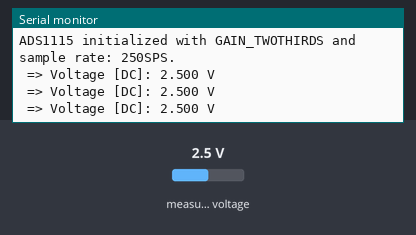
Bench run of a sketch on a simulated ESP8266 (NodeMCU). Parts: the last lines printed to the serial monitor. Inputs (shaded band) come from the test bench; at power-on: measured voltage 2.5 V.

Above: at 1.3 s.
1.4 s: measured voltage set to 0.1 V
At 1.87 s:
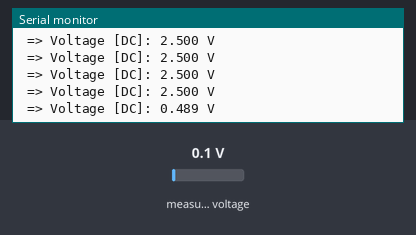
2.9 s: measured voltage set to 1.2 V
At 3.09 s:
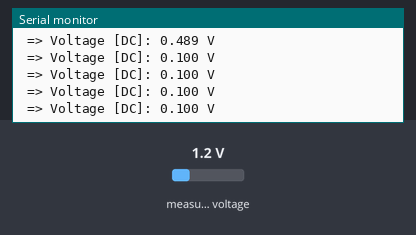
Timing chart, 0 to 5.9 s (numbered marks = the images above; inputs shaded):
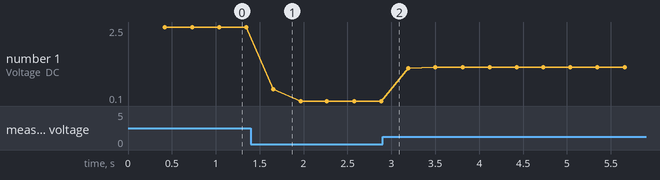

The sketch:

ADS1115_I2C_compute_DC.ino
```cpp
#include <Wire.h>
#include <Adafruit_ADS1X15.h>

//Definir las velocidades I2C
#define I2C_BIT_RATE_400KHZ             400000
#define I2C_BIT_RATE_100KHZ             100000

/*
  En la placa ESP8266:
  SDA D2 (GPIO4)
  SCL D1 (GPIO5)
*/
#define I2C_SDA         4
#define I2C_SCL         5

//Objetos de Librerias
Adafruit_ADS1115 ads;

#define TASK1_POLLRATE_MS       10UL  //Tarea de lectura -promediado de sensor

#define NUMBER_OF_TASKS         1     //Cantidad de tareas del sistema

//Definir variables de temporizacion de las tareas
static uint32_t timePrev[NUMBER_OF_TASKS]={0};

void setup() {

   //Power up, delay &I2C , Iniciar Periferico I2C como Maestro
  //      at ....kHz
  delay(100);
  Wire.begin(I2C_SDA, I2C_SCL); // Use GPIO4 (D2) for SDA, GPIO5 (D1) for SCL
  Wire.setClock(I2C_BIT_RATE_400KHZ);

  //Iniciar puerto serie
  Serial.begin(9600);

  if (!ads.begin()) {
    Serial.println("Failed to initialize ADS1115.");
    return;
  }

  // Set gain to ±6.144V (the largest range, suited for 0–5V)
  ads.setGain(GAIN_TWOTHIRDS);

  // Set sample rate to 250 samples per second
  ads.setDataRate(RATE_ADS1115_250SPS);

  Serial.println("ADS1115 initialized with GAIN_TWOTHIRDS and sample rate: 250SPS.");

  //Iniciar tiempo en milisegundos de ejecucion de tareas
  Task_Init();

}

void loop() {

  if((millis() - timePrev[0])>=TASK1_POLLRATE_MS){
      timePrev[0]=millis();

      int16_t adc0;
      uint32_t start=millis(), nSamples=0,sumSamples=0, averageSamples;

      while((millis() - start)<=300)      //Instrumentos de medidia se actualizan a este rate
      {
         // Read (instant-sample) from A0 (single-ended)
        adc0 = ads.readADC_SingleEnded(0);

        //Accumulate on variable and increment counter
        sumSamples+=(uint32_t) adc0;
        nSamples++;
      }

      averageSamples=sumSamples/nSamples;


    // Convert to voltage
    float voltsDC = ads.computeVolts((int16_t) averageSamples);

   //Imprimir en pantalla
    Serial.print(" => Voltage [DC]: "); //Valor convertido
    Serial.print(voltsDC, 3);
    Serial.println(" V");

  }


}


void Task_Init(void){
    //Iniciar el arreglo de temporizacion de tareas
    for(int i=0; i<NUMBER_OF_TASKS; i++){
      timePrev[i]=millis();
    }
}
```

Measured:
- after the input at 1.4 s, the serial monitor: prints a new line after 0.26 s (image 1)
- plotted number 1: 2.5 → 0.1 after the input at 1.4 s, 0.1 → 1.2 after the input at 2.9 s
